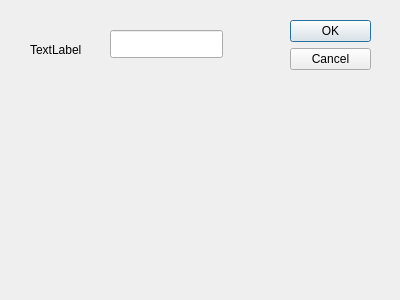
<?xml version="1.0" encoding="UTF-8"?>
<ui version="4.0">
 <class>insert</class>
 <widget class="QDialog" name="insert">
  <property name="geometry">
   <rect>
    <x>0</x>
    <y>0</y>
    <width>400</width>
    <height>300</height>
   </rect>
  </property>
  <property name="windowTitle">
   <string>Dialog</string>
  </property>
  <widget class="QDialogButtonBox" name="buttonBox">
   <property name="geometry">
    <rect>
     <x>290</x>
     <y>20</y>
     <width>81</width>
     <height>241</height>
    </rect>
   </property>
   <property name="orientation">
    <enum>Qt::Vertical</enum>
   </property>
   <property name="standardButtons">
    <set>QDialogButtonBox::Cancel|QDialogButtonBox::Ok</set>
   </property>
  </widget>
  <widget class="QLabel" name="label">
   <property name="geometry">
    <rect>
     <x>30</x>
     <y>40</y>
     <width>63</width>
     <height>20</height>
    </rect>
   </property>
   <property name="text">
    <string>TextLabel</string>
   </property>
  </widget>
  <widget class="QLineEdit" name="lineEdit">
   <property name="geometry">
    <rect>
     <x>110</x>
     <y>30</y>
     <width>113</width>
     <height>28</height>
    </rect>
   </property>
  </widget>
 </widget>
 <resources/>
 <connections>
  <connection>
   <sender>buttonBox</sender>
   <signal>accepted()</signal>
   <receiver>insert</receiver>
   <slot>accept()</slot>
   <hints>
    <hint type="sourcelabel">
     <x>248</x>
     <y>254</y>
    </hint>
    <hint type="destinationlabel">
     <x>157</x>
     <y>274</y>
    </hint>
   </hints>
  </connection>
  <connection>
   <sender>buttonBox</sender>
   <signal>rejected()</signal>
   <receiver>insert</receiver>
   <slot>reject()</slot>
   <hints>
    <hint type="sourcelabel">
     <x>316</x>
     <y>260</y>
    </hint>
    <hint type="destinationlabel">
     <x>286</x>
     <y>274</y>
    </hint>
   </hints>
  </connection>
 </connections>
</ui>
